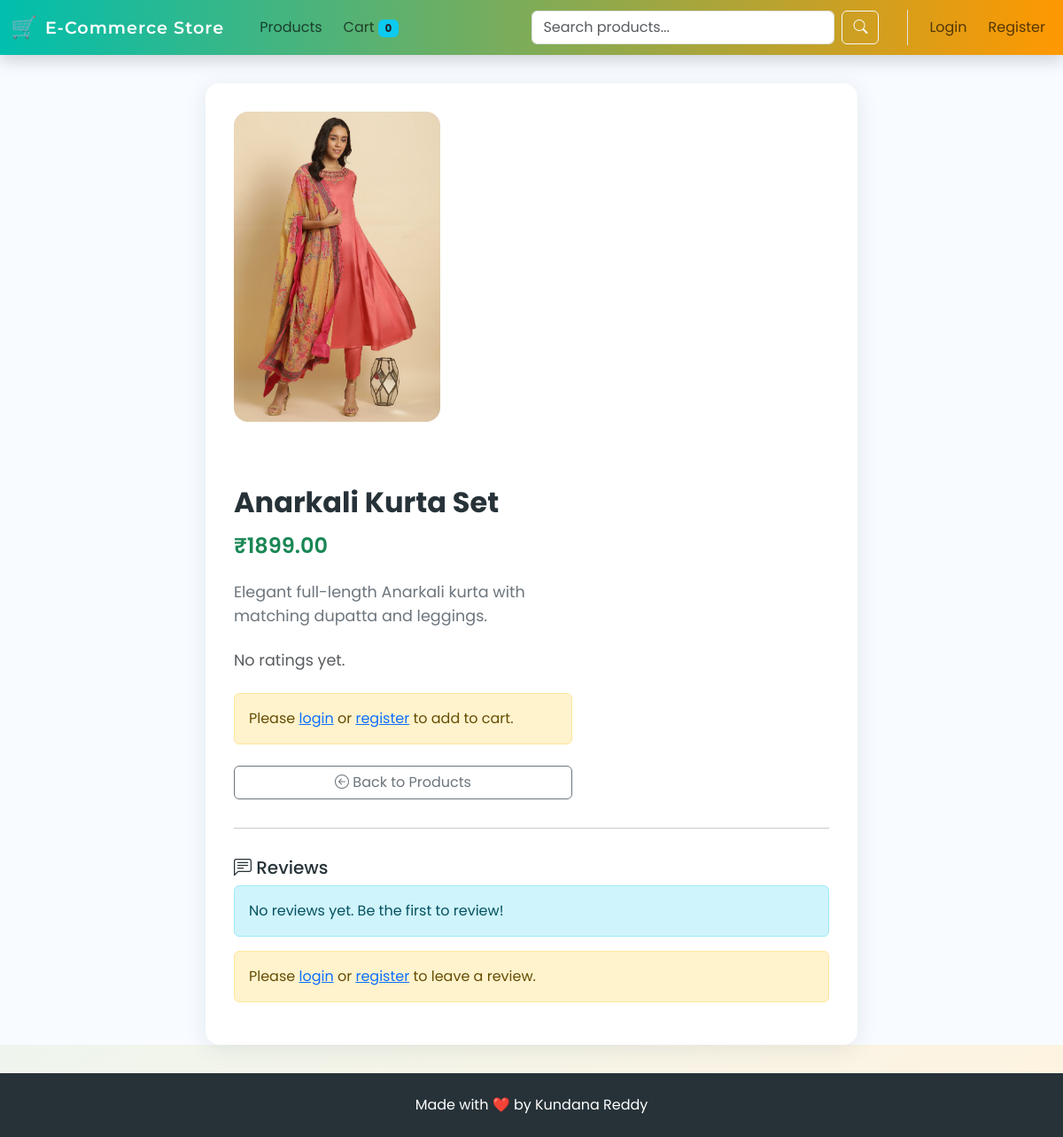
/products/79/anarkali-kurta-set/, run on the app's committed database.
### store/models.py (models this page shows, shortened)
class Product(models.Model):
    category = models.ForeignKey(Category, related_name='products', on_delete=models.CASCADE)
    name = models.CharField(max_length=255, db_index=True)
    slug = models.SlugField(max_length=255, db_index=True)
    description = models.TextField(blank=True)
    price = models.DecimalField(max_digits=10, decimal_places=2)
    image = models.ImageField(upload_to='products/%Y/%m/%d', blank=True)
    stock = models.PositiveIntegerField()
    available = models.BooleanField(default=True)
    created = models.DateTimeField(auto_now_add=True)
    updated = models.DateTimeField(auto_now=True)
    class Meta:
        ordering = ('name',)
        index_together = (('id', 'slug'),)

### store/views.py (the view, shortened to what this page needs)
# urls.py: path('products/<int:id>/<slug:slug>/', views.product_detail, name='product_detail'),
def product_detail(request, id, slug):
    try:
        product = get_object_or_404(Product, id=id, slug=slug, available=True)
        reviews = product.reviews.select_related('user').all()
        avg_rating = reviews.aggregate(models.Avg('rating'))['rating__avg']
        review_submitted = False
        return render(request, 'store/product_detail.html', {
            'product': product,
            'now': timezone.now(),
            'reviews': reviews,
            'avg_rating': avg_rating,
            'review_submitted': review_submitted
        })
    except Http404:
        messages.error(request, "Product not found.")
        return redirect('product_list')
    except Exception as e:
        logger.error(f"Error in product_detail view: {e}")
        messages.error(request, "An error occurred while loading the product.")
        return redirect('product_list')

### store/templates/store/product_detail.html (shortened to what this page needs)
{% extends 'store/base.html' %}
{% block content %}
<div class="container animate__animated animate__fadeIn">
    <div class="row justify-content-center">
        <div class="col-lg-8">
            <div class="product-detail-card">
                <div class="row g-4 align-items-center">
                    <div class="col-md-5 text-center">
                        {% if product.image %}
                        <img src="{{ product.image.url }}" class="product-detail-img" alt="{{ product.name }}">
                        {% else %}
                        <div class="no-img-placeholder">No Image Available</div>
                        {% endif %}
                    </div>
                    <div class="col-md-7 d-flex flex-column gap-2">
                        <h1 class="fw-bold" style="font-size:2rem;">{{ product.name }}</h1>
                        <h3 class="text-success fw-semibold" style="font-size:1.5rem;">₹{{ product.price }}</h3>
                        <p class="text-secondary" style="font-size:1.1rem;">{{ product.description }}</p>
                        {% if avg_rating %}
                        <p><strong>Average Rating:</strong> <span class="text-warning">{% for i in "12345"|make_list %}{% if forloop.counter <= avg_rating %}<i class="bi bi-star-fill"></i>{% elif forloop.counter <= avg_rating|add:'1' %}<i class="bi bi-star-half"></i>{% else %}<i class="bi bi-star"></i>{% endif %}{% endfor %}</span> ({{ avg_rating|floatformat:1 }}/5)</p>
                        {% else %}
                        <p class="text-muted">No ratings yet.</p>
                        {% endif %}
                        {% if user.is_authenticated %}
                        <form action="{% url 'add_to_cart' product.id %}" method="post" class="mb-2">
                            {% csrf_token %}
                            <div class="input-group" style="max-width: 200px;">
                                <input type="number" name="quantity" value="1" min="1" class="form-control">
                                <button type="submit" class="btn btn-success"><i class="bi bi-cart-plus"></i> Add to Cart</button>
                            </div>
                        </form>
                        {% else %}
                        <div class="alert alert-warning mb-2">Please <a href="{% url 'login' %}">login</a> or <a href="{% url 'register' %}">register</a> to add to cart.</div>
                        {% endif %}
                        <a href="{% url 'product_list' %}" class="btn btn-outline-secondary"><i class="bi bi-arrow-left-circle"></i> Back to Products</a>
                    </div>
                </div>
                <hr>
                <h5 class="mt-4"><i class="bi bi-chat-left-text"></i> Reviews</h5>
                {% if reviews %}
                    <ul class="list-group mb-3">
                        {% for review in reviews %}
                        <li class="list-group-item">
                            <div class="d-flex justify-content-between align-items-center">
                                <span><strong>{{ review.user.username }}</strong> <span class="text-warning">{% for i in "12345"|make_list %}{% if forloop.counter <= review.rating %}<i class="bi bi-star-fill"></i>{% else %}<i class="bi bi-star"></i>{% endif %}{% endfor %}</span></span>
                                <small class="text-muted">{{ review.created|date:"M d, Y H:i" }}</small>
                            </div>
                            <div>{{ review.comment|linebreaksbr }}</div>
                        </li>
                        {% endfor %}
                    </ul>
                {% else %}
                    <div class="alert alert-info">No reviews yet. Be the first to review!</div>
                {% endif %}
                {% if user.is_authenticated %}
                    {% if review_submitted %}
                        <div class="alert alert-success animate__animated animate__fadeInDown"><i class="bi bi-check-circle"></i> Thank you for your review!</div>
                    {% else %}
                    <form method="post" class="mt-3 animate__animated animate__fadeInUp">
                        {% csrf_token %}
                        <input type="hidden" name="review_submit" value="1">
                        <div class="mb-2">
                            <label for="rating" class="form-label">Your Rating:</label>
                            <select name="rating" id="rating" class="form-select" style="max-width: 120px; display: inline-block;">
                                {% for i in "54321"|make_list %}
                                <option value="{{ i }}">{{ i }}</option>
                                {% endfor %}
                            </select>
                        </div>
                        <div class="mb-2">
                            <label for="comment" class="form-label">Your Review:</label>
                            <textarea name="comment" id="comment" class="form-control" rows="2" placeholder="Write your review..."></textarea>
                        </div>
                        <button type="submit" class="btn btn-primary"><i class="bi bi-send"></i> Submit Review</button>
                    </form>
                    {% endif %}
                {% else %}
                    <div class="alert alert-warning mt-3">Please <a href="{% url 'login' %}">login</a> or <a href="{% url 'register' %}">register</a> to leave a review.</div>
                {% endif %}
            </div>
        </div>
    </div>
</div>
{% endblock %}
{% block extra_head %}
<link rel="stylesheet" href="https://cdnjs.cloudflare.com/ajax/libs/animate.css/4.1.1/animate.min.css"/>
{% endblock %}

### store/static/store/style.css (style rules this page uses)
body { font-family: 'Poppins', 'Montserrat', Arial, sans-serif; background: linear-gradient(135deg, #f5f7fa 0%, #c3cfe2 100%); color: #263238; }
.row > [class^='col-'] { display: flex; align-items: stretch; }
.row.g-4 { row-gap: 2rem; column-gap: 1.5rem; }
.product-detail-card { background: #fff; border-radius: 1rem; box-shadow: 0 4px 24px rgba(44,83,100,0.10); padding: 2rem; margin-top: 2rem; }
.product-detail-img { max-width: 100%; max-height: 350px; object-fit: contain; border-radius: 1rem; background: #f5f7fa; margin-bottom: 1rem; }
.product-detail-card h1 { font-size: 2rem; font-weight: 700; margin-bottom: 0.5rem; }
.product-detail-card h3 { font-size: 1.5rem; font-weight: 600; margin-bottom: 1rem; }
.product-detail-card p { font-size: 1.1rem; color: #555; }
.product-detail-card .btn { margin-top: 0.5rem; }
.product-detail-card hr { margin: 2rem 0 1rem 0; }
.mt-4 { margin-top: 2rem !important; }

### store/templates/store/base.html (style rules this page uses)
body { font-family: 'Poppins', 'Montserrat', Arial, sans-serif; background: linear-gradient(135deg, #e0f7fa 0%, #fff3e0 100%); }

### data on the page
Product: image (picture), name "Anarkali Kurta Set", price "1899.00", description "Elegant full-length Anarkali kurta with matching dupatta and leggings."
